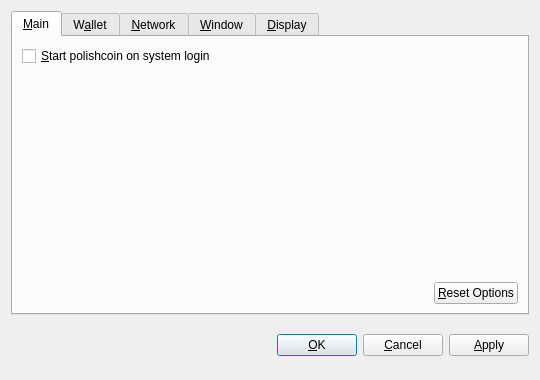
<?xml version="1.0" encoding="UTF-8"?>
<ui version="4.0">
 <class>OptionsDialog</class>
 <widget class="QDialog" name="OptionsDialog">
  <property name="geometry">
   <rect>
    <x>0</x>
    <y>0</y>
    <width>540</width>
    <height>380</height>
   </rect>
  </property>
  <property name="windowTitle">
   <string>Options</string>
  </property>
  <property name="modal">
   <bool>true</bool>
  </property>
  <layout class="QVBoxLayout" name="verticalLayout">
   <item>
    <widget class="QTabWidget" name="tabWidget">
     <property name="tabPosition">
      <enum>QTabWidget::North</enum>
     </property>
     <property name="currentIndex">
      <number>0</number>
     </property>
     <widget class="QWidget" name="tabMain">
      <attribute name="title">
       <string>&amp;Main</string>
      </attribute>
      <layout class="QVBoxLayout" name="verticalLayout_Main">
       <item>
        <widget class="QCheckBox" name="bitcoinAtStartup">
         <property name="toolTip">
          <string>Automatically start polishcoin after logging in to the system.</string>
         </property>
         <property name="text">
          <string>&amp;Start polishcoin on system login</string>
         </property>
        </widget>
       </item>
       <item>
        <spacer name="verticalSpacer_Main">
         <property name="orientation">
          <enum>Qt::Vertical</enum>
         </property>
         <property name="sizeHint" stdset="0">
          <size>
           <width>20</width>
           <height>40</height>
          </size>
         </property>
        </spacer>
       </item>
       <item>
        <layout class="QHBoxLayout" name="horizontalLayout_2_Main">
         <item>
          <spacer name="horizontalSpacer_2_Main">
           <property name="orientation">
            <enum>Qt::Horizontal</enum>
           </property>
           <property name="sizeHint" stdset="0">
            <size>
             <width>40</width>
             <height>20</height>
            </size>
           </property>
          </spacer>
         </item>
         <item>
          <widget class="QPushButton" name="resetButton">
           <property name="toolTip">
            <string>Reset all client options to default.</string>
           </property>
           <property name="text">
            <string>&amp;Reset Options</string>
           </property>
           <property name="autoDefault">
            <bool>false</bool>
           </property>
          </widget>
         </item>
        </layout>
       </item>
      </layout>
     </widget>
     <widget class="QWidget" name="tabWallet">
      <attribute name="title">
       <string>W&amp;allet</string>
      </attribute>
      <layout class="QVBoxLayout" name="verticalLayout_Network">
       <item>
        <widget class="QLabel" name="transactionFeeInfoLabel">
         <property name="text">
          <string>Optional transaction fee per kB that helps make sure your transactions are processed quickly. Most transactions are 1 kB.</string>
         </property>
         <property name="textFormat">
          <enum>Qt::PlainText</enum>
         </property>
         <property name="wordWrap">
          <bool>true</bool>
         </property>
        </widget>
       </item>
       <item>
        <layout class="QHBoxLayout" name="horizontalLayout_1_Main">
         <item>
          <widget class="QLabel" name="transactionFeeLabel">
           <property name="text">
            <string>Pay transaction &amp;fee</string>
           </property>
           <property name="textFormat">
            <enum>Qt::PlainText</enum>
           </property>
           <property name="buddy">
            <cstring>transactionFee</cstring>
           </property>
          </widget>
         </item>
         <item>
          <widget class="BitcoinAmountField" name="transactionFee"/>
         </item>
         <item>
          <spacer name="horizontalSpacer_1_Main">
           <property name="orientation">
            <enum>Qt::Horizontal</enum>
           </property>
           <property name="sizeHint" stdset="0">
            <size>
             <width>40</width>
             <height>20</height>
            </size>
           </property>
          </spacer>
         </item>
        </layout>
       </item>
       <item>
        <widget class="QLabel" name="label">
         <property name="text">
          <string>If you disable the spending of unconfirmed change, the change from a transaction cannot be used until that transaction has at least one confirmation. This also affects how your balance is computed.</string>
         </property>
         <property name="wordWrap">
          <bool>true</bool>
         </property>
        </widget>
       </item>
       <item>
        <widget class="QCheckBox" name="spendZeroConfChange">
         <property name="text">
          <string>Spend unconfirmed change  (experts only)</string>
         </property>
        </widget>
       </item>
       <item>
        <spacer name="verticalSpacer">
         <property name="orientation">
          <enum>Qt::Vertical</enum>
         </property>
         <property name="sizeHint" stdset="0">
          <size>
           <width>20</width>
           <height>40</height>
          </size>
         </property>
        </spacer>
       </item>
      </layout>
     </widget>
     <widget class="QWidget" name="tabNetwork">
      <attribute name="title">
       <string>&amp;Network</string>
      </attribute>
      <layout class="QVBoxLayout" name="verticalLayout_Network">
       <item>
        <widget class="QCheckBox" name="mapPortUpnp">
         <property name="toolTip">
          <string>Automatically open the polishcoin client port on the router. This only works when your router supports UPnP and it is enabled.</string>
         </property>
         <property name="text">
          <string>Map port using &amp;UPnP</string>
         </property>
        </widget>
       </item>
       <item>
        <widget class="QCheckBox" name="connectSocks">
         <property name="toolTip">
          <string>Connect to the polishcoin network through a SOCKS proxy (e.g. when connecting through Tor).</string>
         </property>
         <property name="text">
          <string>&amp;Connect through SOCKS proxy:</string>
         </property>
        </widget>
       </item>
       <item>
        <layout class="QHBoxLayout" name="horizontalLayout_Network">
         <item>
          <widget class="QLabel" name="proxyIpLabel">
           <property name="text">
            <string>Proxy &amp;IP:</string>
           </property>
           <property name="textFormat">
            <enum>Qt::PlainText</enum>
           </property>
           <property name="buddy">
            <cstring>proxyIp</cstring>
           </property>
          </widget>
         </item>
         <item>
          <widget class="QValidatedLineEdit" name="proxyIp">
           <property name="maximumSize">
            <size>
             <width>140</width>
             <height>16777215</height>
            </size>
           </property>
           <property name="toolTip">
            <string>IP address of the proxy (e.g. 127.0.0.1)</string>
           </property>
          </widget>
         </item>
         <item>
          <widget class="QLabel" name="proxyPortLabel">
           <property name="text">
            <string>&amp;Port:</string>
           </property>
           <property name="textFormat">
            <enum>Qt::PlainText</enum>
           </property>
           <property name="buddy">
            <cstring>proxyPort</cstring>
           </property>
          </widget>
         </item>
         <item>
          <widget class="QLineEdit" name="proxyPort">
           <property name="maximumSize">
            <size>
             <width>55</width>
             <height>16777215</height>
            </size>
           </property>
           <property name="toolTip">
            <string>Port of the proxy (e.g. 9050)</string>
           </property>
          </widget>
         </item>
         <item>
          <widget class="QLabel" name="socksVersionLabel">
           <property name="text">
            <string>SOCKS &amp;Version:</string>
           </property>
           <property name="textFormat">
            <enum>Qt::PlainText</enum>
           </property>
           <property name="buddy">
            <cstring>socksVersion</cstring>
           </property>
          </widget>
         </item>
         <item>
          <widget class="QValueComboBox" name="socksVersion">
           <property name="toolTip">
            <string>SOCKS version of the proxy (e.g. 5)</string>
           </property>
          </widget>
         </item>
         <item>
          <spacer name="horizontalSpacer_Network">
           <property name="orientation">
            <enum>Qt::Horizontal</enum>
           </property>
           <property name="sizeHint" stdset="0">
            <size>
             <width>40</width>
             <height>20</height>
            </size>
           </property>
          </spacer>
         </item>
        </layout>
       </item>
       <item>
        <spacer name="verticalSpacer_Network">
         <property name="orientation">
          <enum>Qt::Vertical</enum>
         </property>
         <property name="sizeHint" stdset="0">
          <size>
           <width>20</width>
           <height>40</height>
          </size>
         </property>
        </spacer>
       </item>
      </layout>
     </widget>
     <widget class="QWidget" name="tabWindow">
      <attribute name="title">
       <string>&amp;Window</string>
      </attribute>
      <layout class="QVBoxLayout" name="verticalLayout_Window">
       <item>
        <widget class="QCheckBox" name="minimizeToTray">
         <property name="toolTip">
          <string>Show only a tray icon after minimizing the window.</string>
         </property>
         <property name="text">
          <string>&amp;Minimize to the tray instead of the taskbar</string>
         </property>
        </widget>
       </item>
       <item>
        <widget class="QCheckBox" name="minimizeOnClose">
         <property name="toolTip">
          <string>Minimize instead of exit the application when the window is closed. When this option is enabled, the application will be closed only after selecting Quit in the menu.</string>
         </property>
         <property name="text">
          <string>M&amp;inimize on close</string>
         </property>
        </widget>
       </item>
       <item>
        <spacer name="verticalSpacer_Window">
         <property name="orientation">
          <enum>Qt::Vertical</enum>
         </property>
         <property name="sizeHint" stdset="0">
          <size>
           <width>20</width>
           <height>40</height>
          </size>
         </property>
        </spacer>
       </item>
      </layout>
     </widget>
     <widget class="QWidget" name="tabDisplay">
      <attribute name="title">
       <string>&amp;Display</string>
      </attribute>
      <layout class="QVBoxLayout" name="verticalLayout_Display">
       <item>
        <layout class="QHBoxLayout" name="horizontalLayout_1_Display">
         <item>
          <widget class="QLabel" name="langLabel">
           <property name="text">
            <string>User Interface &amp;language:</string>
           </property>
           <property name="textFormat">
            <enum>Qt::PlainText</enum>
           </property>
           <property name="buddy">
            <cstring>lang</cstring>
           </property>
          </widget>
         </item>
         <item>
          <widget class="QValueComboBox" name="lang">
           <property name="toolTip">
            <string>The user interface language can be set here. This setting will take effect after restarting polishcoin.</string>
           </property>
          </widget>
         </item>
        </layout>
       </item>
       <item>
        <layout class="QHBoxLayout" name="horizontalLayout_2_Display">
         <item>
          <widget class="QLabel" name="unitLabel">
           <property name="text">
            <string>&amp;Unit to show amounts in:</string>
           </property>
           <property name="textFormat">
            <enum>Qt::PlainText</enum>
           </property>
           <property name="buddy">
            <cstring>unit</cstring>
           </property>
          </widget>
         </item>
         <item>
          <widget class="QValueComboBox" name="unit">
           <property name="toolTip">
            <string>Choose the default subdivision unit to show in the interface and when sending coins.</string>
           </property>
          </widget>
         </item>
        </layout>
       </item>
       <item>
        <widget class="QCheckBox" name="displayAddresses">
         <property name="toolTip">
          <string>Whether to show polishcoin addresses in the transaction list or not.</string>
         </property>
         <property name="text">
          <string>&amp;Display addresses in transaction list</string>
         </property>
        </widget>
       </item>
       <item>
        <widget class="QCheckBox" name="coinControlFeatures">
         <property name="toolTip">
          <string>Whether to show coin control features or not.</string>
         </property>
         <property name="text">
          <string>Display coin &amp;control features (experts only!)</string>
         </property>
        </widget>
       </item>
       <item>
        <spacer name="verticalSpacer_Display">
         <property name="orientation">
          <enum>Qt::Vertical</enum>
         </property>
         <property name="sizeHint" stdset="0">
          <size>
           <width>20</width>
           <height>40</height>
          </size>
         </property>
        </spacer>
       </item>
      </layout>
     </widget>
    </widget>
   </item>
   <item>
    <layout class="QHBoxLayout" name="horizontalLayout_Buttons">
     <item>
      <spacer name="horizontalSpacer_1">
       <property name="orientation">
        <enum>Qt::Horizontal</enum>
       </property>
       <property name="sizeHint" stdset="0">
        <size>
         <width>40</width>
         <height>48</height>
        </size>
       </property>
      </spacer>
     </item>
     <item>
      <widget class="QLabel" name="statusLabel">
       <property name="font">
        <font>
         <weight>75</weight>
         <bold>true</bold>
        </font>
       </property>
       <property name="text">
        <string/>
       </property>
       <property name="textFormat">
        <enum>Qt::PlainText</enum>
       </property>
       <property name="wordWrap">
        <bool>true</bool>
       </property>
      </widget>
     </item>
     <item>
      <spacer name="horizontalSpacer_2">
       <property name="orientation">
        <enum>Qt::Horizontal</enum>
       </property>
       <property name="sizeHint" stdset="0">
        <size>
         <width>40</width>
         <height>48</height>
        </size>
       </property>
      </spacer>
     </item>
     <item>
      <widget class="QPushButton" name="okButton">
       <property name="text">
        <string>&amp;OK</string>
       </property>
      </widget>
     </item>
     <item>
      <widget class="QPushButton" name="cancelButton">
       <property name="text">
        <string>&amp;Cancel</string>
       </property>
       <property name="autoDefault">
        <bool>false</bool>
       </property>
      </widget>
     </item>
     <item>
      <widget class="QPushButton" name="applyButton">
       <property name="text">
        <string>&amp;Apply</string>
       </property>
       <property name="autoDefault">
        <bool>false</bool>
       </property>
      </widget>
     </item>
    </layout>
   </item>
  </layout>
 </widget>
 <customwidgets>
  <customwidget>
   <class>BitcoinAmountField</class>
   <extends>QSpinBox</extends>
   <header>bitcoinamountfield.h</header>
  </customwidget>
  <customwidget>
   <class>QValueComboBox</class>
   <extends>QComboBox</extends>
   <header>qvaluecombobox.h</header>
  </customwidget>
  <customwidget>
   <class>QValidatedLineEdit</class>
   <extends>QLineEdit</extends>
   <header>qvalidatedlineedit.h</header>
  </customwidget>
 </customwidgets>
 <resources/>
 <connections/>
</ui>
